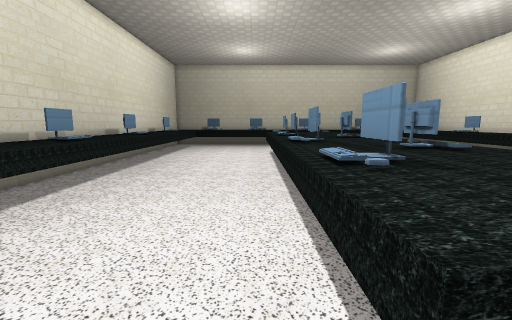
[1] (above)

23 first-person views from a walk through a level from a Godot 3-D game. The camera is 1.3 m above the floor, tilts 8° down and sees 90° across. The floor is counted in squares, 0.5 m on a side. Each view is taken from the middle of a square. On the plan, view 1 faces up. The plan holds only what a view shows up to about 18 squares ahead; the rest is blank. Some surface patterns are stand-ins.

[2]
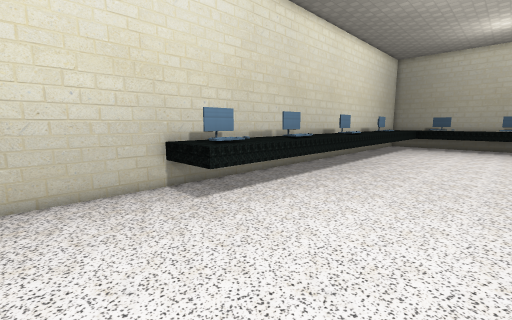

[3]
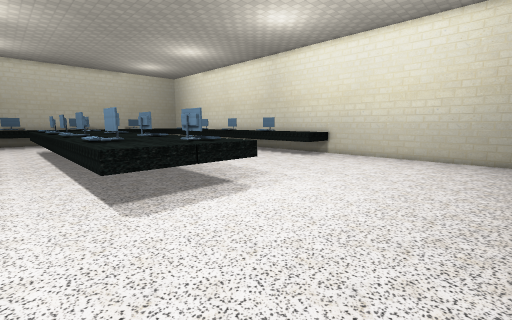

[4]
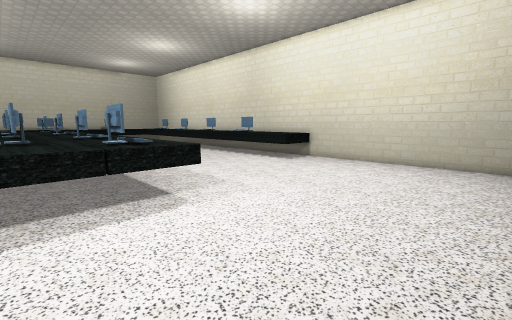

[5]
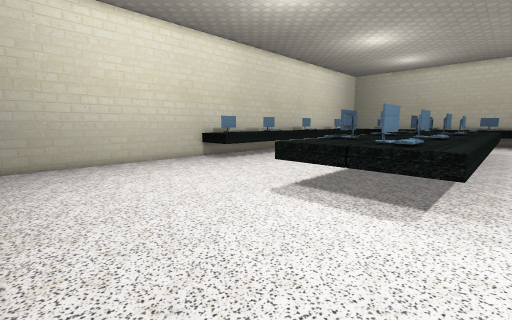

[6]
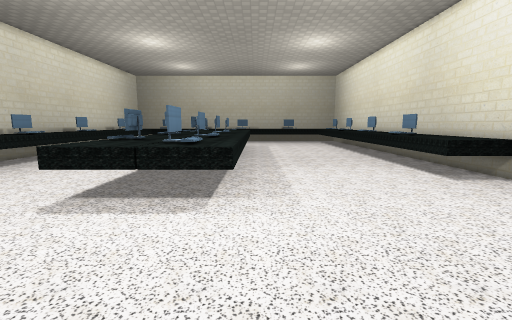

[7]
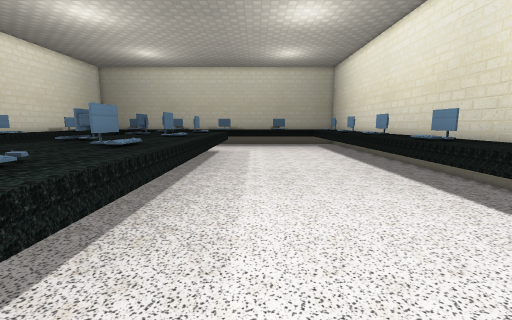

[8]
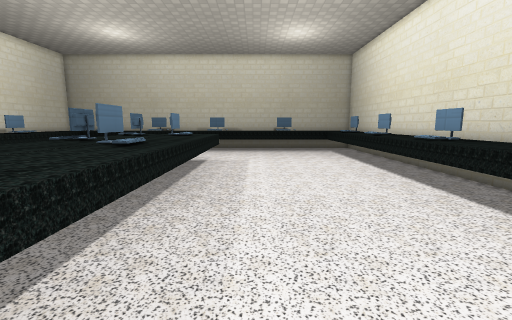

[9]
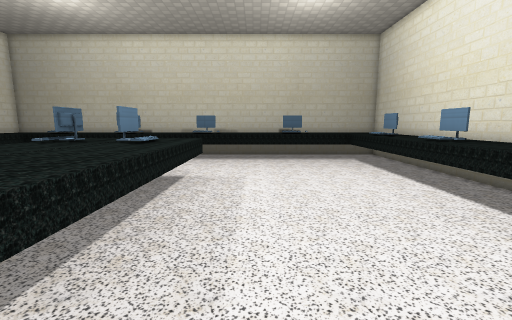

[10]
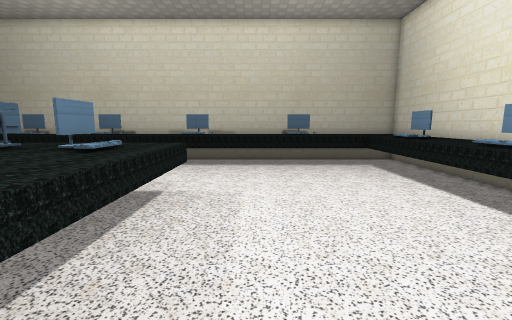

[11]
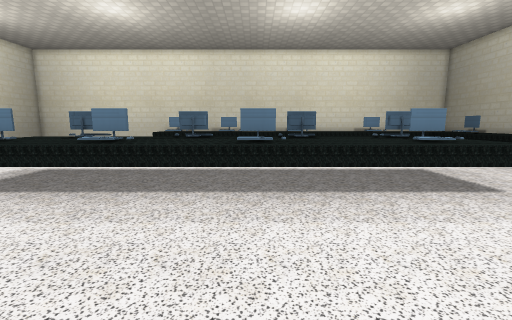

[12]
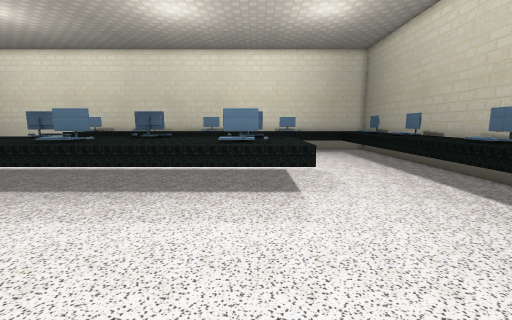

[13]
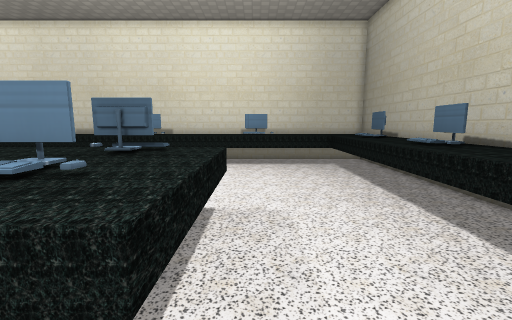

[14]
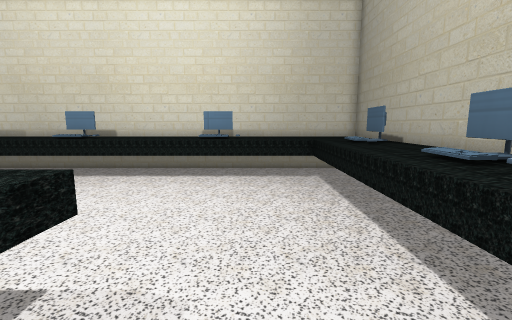

[15]
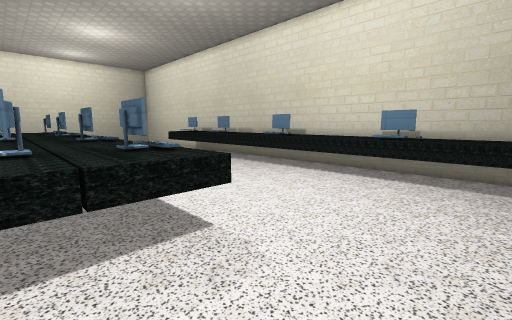

[16]
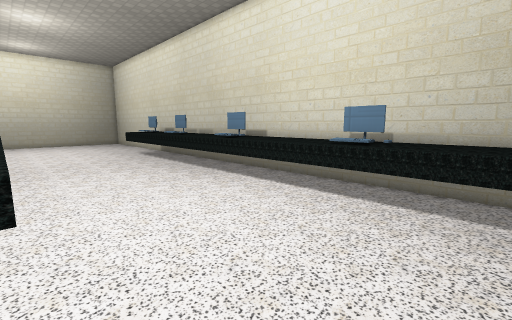

[17]
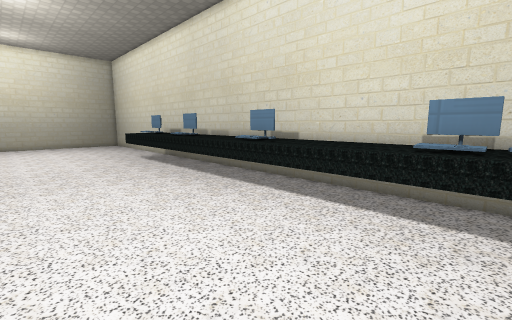

[18]
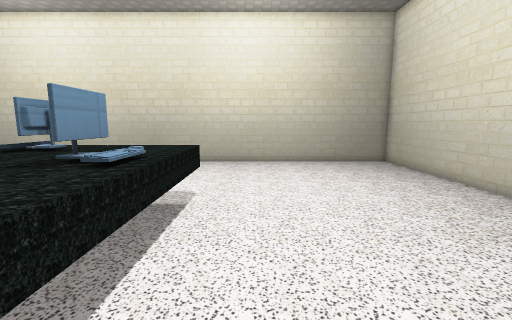

[19]
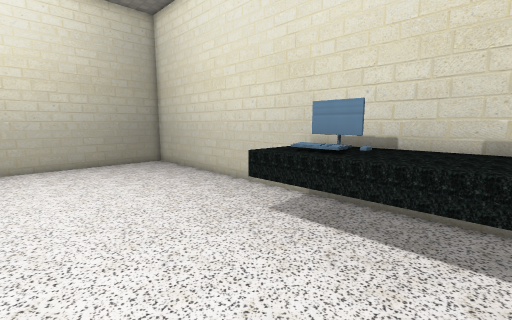

[20]
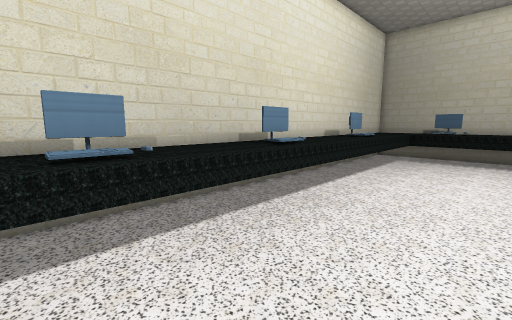

[21]
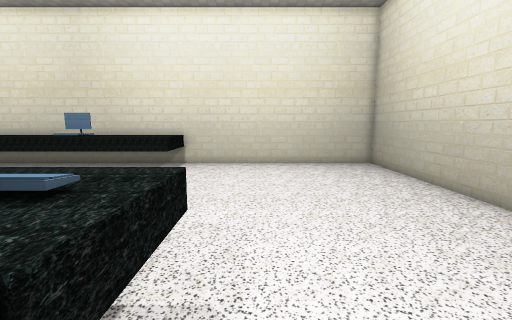

[22]
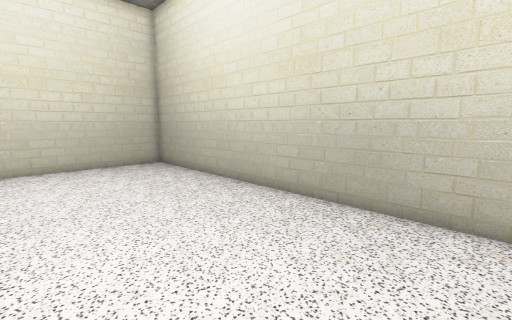

[23]
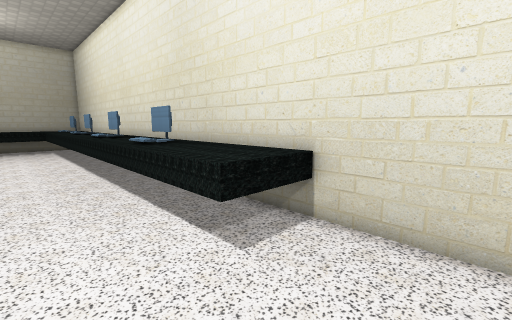

### Floor plan
Key: @ floor where view 1 was taken; # wall or solid block; . floor; = window, fence, low wall or low ledge; ^ raised ledge; C computer; K keyboard; O other object.
Columns run from 10 left of view 1 to 20 right of it. Each row starts with its distance up from view 1.
 32 #   CC^^^CCC^^^CCC    CCC     =
 31 #^^^OO^^^KKK^^^OOO^^^^OO^^^^^ =
 30 #^^^^^^^^^^^^^^^^^^^^^^^^^^^  #
 29 #^^^.......................^^ #
 28 #^^^.......................^#C#
 27 #^^^.......................^OC#
 26 #C^^.......................^^^#
 25 #CK^.......................^^^#
 24 #CK^.......^^^^^^^.........^^ #
 23 #^^^.......^^^^^^^.........^KC#
 22 #^^^.......#KC^CK^.........^KC#
 21 #^^^.......^^^^CK^.........^^^#
 20 #^^^.......^^^^^^^.........^^^#
 19 #^^^.......^^^^^^^.........^^ #
 18 #CO^.......^^^^^^^.........^^ #
 17 #CO^.......#O^^^^^.........^OC#
 16 #^^^.......#CC^^^^.........^OC#
 15 #^^^.......^^^^CK^.........^^^#
 14 #^^^.......^^^^CK^.........^^^#
 13 #^^^.......^^^^^K^.........^^ #
 12 #CK^.......^O^^^^^.........^^ #
 11 #CK^.......#CC^^^^.........^OC#
 10 #^^^.......^C^^^^^.........^OC#
  9 #^^^.......^^^^^^^.........^^^#
  8 #^^^.......^^^^CK^.........^^^#
  7 #CK^.......^^^^^K^.........^^^#
  6 #CK^.......^K^^^^^.........^^^#
  5 #^^^.......#CC^^^^.........^^^#
  4 #..........^C^^^^^............#
  3 #..........^^^^CK^............#
  2 #..........^^^^^K^............#
  1 #..........^^^^^^^............#
  0 #.........@...................#
 -1 #.............................#
 -2 #.............................#
 -3 #.............................#
 -4 #.............................#
 -5 #.............................#
 -6 #.............................#
 -7 #.............................#
 -8 ###############################

Where each view was taken, in squares from view 1:
view 1: 0 up, 0 right, facing up
view 2: 0 up, 0 right, facing up-left
view 3: 7 down, 1 left, facing up-right
view 4: 7 down, 2 right, facing up-right
view 5: 7 down, 8 right, facing up-left
view 6: 7 down, 8 right, facing up
view 7: 1 down, 10 right, facing up
view 8: 5 up, 10 right, facing up
view 9: 11 up, 10 right, facing up
view 10: 14 up, 10 right, facing up
view 11: 14 up, 16 right, facing left
view 12: 22 up, 16 right, facing left
view 13: 25 up, 9 right, facing left
view 14: 27 up, 5 right, facing left
view 15: 29 up, 5 right, facing down-left
view 16: 29 up, 1 right, facing down-left
view 17: 26 up, 0 right, facing down-left
view 18: 10 up, 1 left, facing down
view 19: 10 up, 2 left, facing down-left
view 20: 10 up, 2 left, facing up-left
view 21: 0 up, 3 right, facing right
view 22: 0 up, 3 right, facing down-right
view 23: 1 up, 14 right, facing up-right
